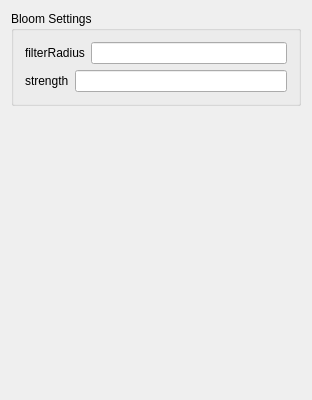
<?xml version="1.0" encoding="UTF-8"?>
<ui version="4.0">
 <class>WorldRendererSettings</class>
 <widget class="QWidget" name="WorldRendererSettings">
  <property name="geometry">
   <rect>
    <x>0</x>
    <y>0</y>
    <width>312</width>
    <height>400</height>
   </rect>
  </property>
  <property name="windowTitle">
   <string>World Settings</string>
  </property>
  <layout class="QVBoxLayout" name="verticalLayout">
   <item>
    <widget class="QGroupBox" name="groupBox">
     <property name="title">
      <string>Bloom Settings</string>
     </property>
     <layout class="QVBoxLayout" name="verticalLayout_2">
      <item>
       <layout class="QHBoxLayout" name="horizontalLayout">
        <item>
         <widget class="QLabel" name="label">
          <property name="text">
           <string>filterRadius</string>
          </property>
         </widget>
        </item>
        <item>
         <widget class="QLineEdit" name="filterRadius"/>
        </item>
       </layout>
      </item>
      <item>
       <layout class="QHBoxLayout" name="horizontalLayout_2">
        <item>
         <widget class="QLabel" name="label_2">
          <property name="text">
           <string>strength</string>
          </property>
         </widget>
        </item>
        <item>
         <widget class="QLineEdit" name="strength"/>
        </item>
       </layout>
      </item>
     </layout>
    </widget>
   </item>
   <item>
    <spacer name="verticalSpacer">
     <property name="orientation">
      <enum>Qt::Vertical</enum>
     </property>
     <property name="sizeHint" stdset="0">
      <size>
       <width>20</width>
       <height>40</height>
      </size>
     </property>
    </spacer>
   </item>
  </layout>
 </widget>
 <layoutdefault spacing="6" margin="11"/>
 <resources/>
 <connections/>
</ui>
